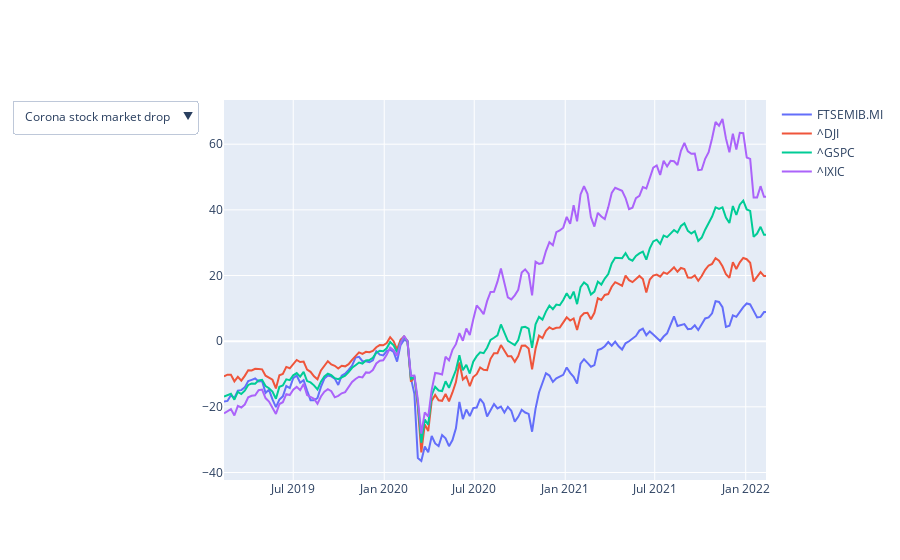

The notebook cell saved with this chart:
### Code cell
ref_date_fig.update_layout(
    updatemenus=[dict(buttons=create_buttons())])
    
# hide traces on initialization, by default all traces are shown
ref_date_fig.update_traces(visible=False)
ref_date_fig.update_traces(
    visible=True,
    selector=dict(meta={'reference_date': list(ref_dict.keys())[0]})
    )

ref_date_fig.show()

### Figure 1 — Plotly figure (JSON) as saved in the notebook; plotly's stock layout.template omitted (floating-point values rounded to 4 significant figures; data arrays with more than 128 entries replaced by an {"elided": "..."} marker saying what was removed)
{"data": [{"meta": {"reference_date": "Corona stock market drop"}, "name": "FTSEMIB.MI", "type": "scatter", "visible": true, "x": {"elided": "158 str values"}, "y": {"elided": "158 float values"}}, {"meta": {"reference_date": "Corona stock market drop"}, "name": "^DJI", "type": "scatter", "visible": true, "x": {"elided": "158 str values"}, "y": {"elided": "158 float values"}}, {"meta": {"reference_date": "Corona stock market drop"}, "name": "^GSPC", "type": "scatter", "visible": true, "x": {"elided": "158 str values"}, "y": {"elided": "158 float values"}}, {"meta": {"reference_date": "Corona stock market drop"}, "name": "^IXIC", "type": "scatter", "visible": true, "x": {"elided": "158 str values"}, "y": {"elided": "158 float values"}}, {"meta": {"reference_date": "First vaccine approvation"}, "name": "FTSEMIB.MI", "type": "scatter", "visible": false, "x": {"elided": "158 str values"}, "y": {"elided": "158 float values"}}, {"meta": {"reference_date": "First vaccine approvation"}, "name": "^DJI", "type": "scatter", "visible": false, "x": {"elided": "158 str values"}, "y": {"elided": "158 float values"}}, {"meta": {"reference_date": "First vaccine approvation"}, "name": "^GSPC", "type": "scatter", "visible": false, "x": {"elided": "158 str values"}, "y": {"elided": "158 float values"}}, {"meta": {"reference_date": "First vaccine approvation"}, "name": "^IXIC", "type": "scatter", "visible": false, "x": {"elided": "158 str values"}, "y": {"elided": "158 float values"}}], "layout": {"updatemenus": [{"buttons": [{"args": [{"visible": [true, true, true, true, false, false, false, false]}], "label": "Corona stock market drop", "method": "restyle"}, {"args": [{"visible": [false, false, false, false, true, true, true, true]}], "label": "First vaccine approvation", "method": "restyle"}]}]}}
